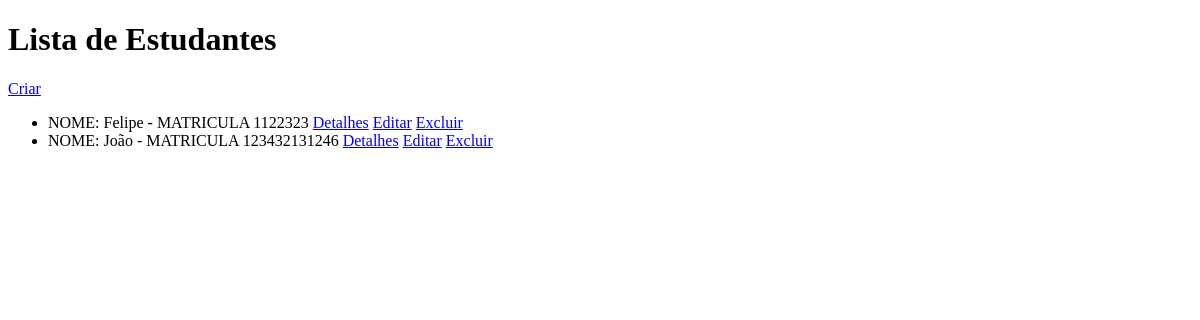
The app's page /students/, older data.
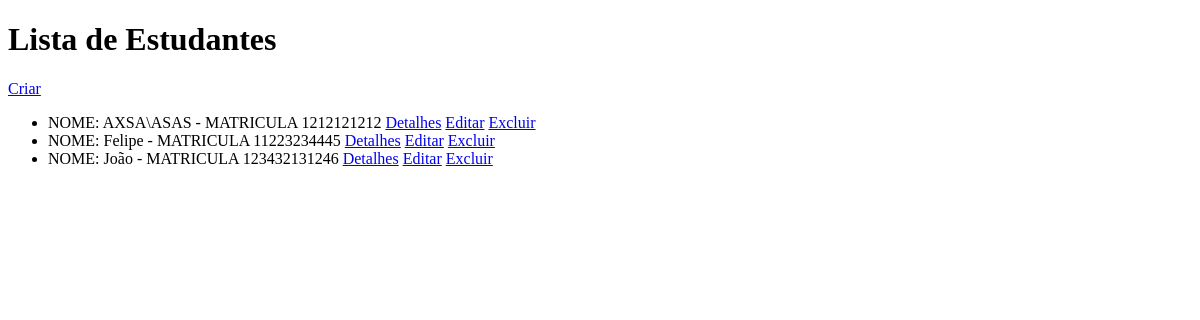
The same page, newer data.
### studentsPost/models.py (models this page shows, shortened)
class StudentsPost(models.Model):
    matricula = models.IntegerField(primary_key=True)
    nome = models.CharField(max_length=30)
    sobrenome = models.CharField(max_length=300)
    serie = models.CharField(max_length=30)
    data_presença = models.DateTimeField(auto_now_add=True)
    descricao = models.TextField(blank=True, null=True)

### studentsPost/views.py (the view)
# urls.py: path('', StudentsListView.as_view(), name='post_list'),
class StudentsListView(ListView):
    model =  StudentsPost
    template_name = 'pages/post_list.html'
    context_object_name = 'posts'

### studentsPost/templates/pages/post_list.html (shortened to what this page needs)
<!DOCTYPE html>
<html lang="en">
<head>
</head>
<body>
    <h1>Lista de Estudantes</h1>
    <a href="{% url 'post_create' %}" class="botao criar">Criar</a>
    <ul>
        {% for post in posts %}
            <li> NOME: {{ post.nome }} - MATRICULA {{ post.matricula }}
                <a href="{% url 'post_detail' post.pk %}">Detalhes</a>
                <a href="{% url 'post_update' post.pk %}">Editar</a>
                <a href="{% url 'post_delete' post.pk %}">Excluir</a>
            </li>
        {% endfor %}
    </ul>
</body>
</html>

Row changes from the older to the newer data that the page shows:
removed StudentsPost: nome "Felipe", matricula "1122323"
added StudentsPost: nome "AXSA\\ASAS", matricula "1212121212"
added StudentsPost: nome "Felipe", matricula "11223234445"
